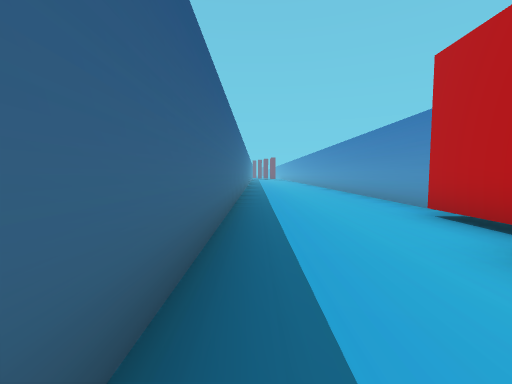
[1] (above)

14 first-person views from a walk through a Unity game level. The camera is 1.4 m above the floor, tilts 4° down and sees 90° across. The floor is counted in squares, 2 m on a side. Each view is taken from the middle of a square. On the plan, view 1 faces up. The plan holds only what a view shows up to about 9 squares ahead; the rest is blank. The place goes on beyond the plan. The player character is not drawn.

[2]
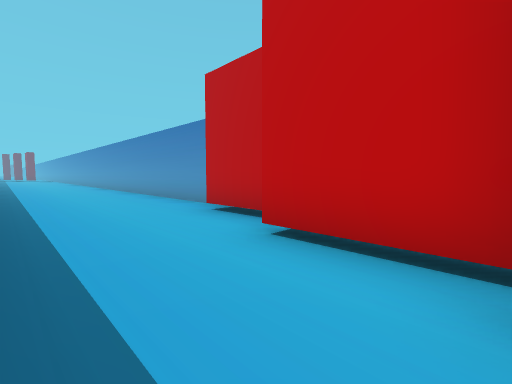

[3]
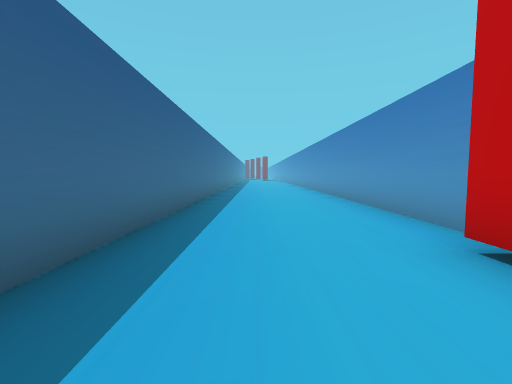

[4]
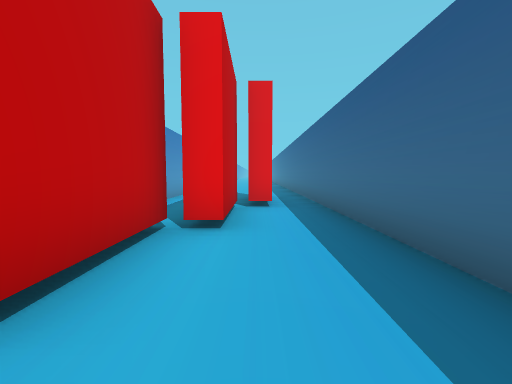

[5]
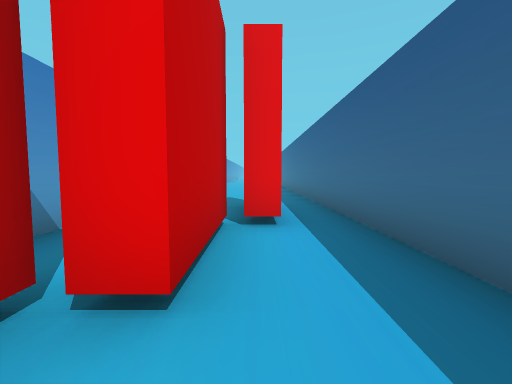

[6]
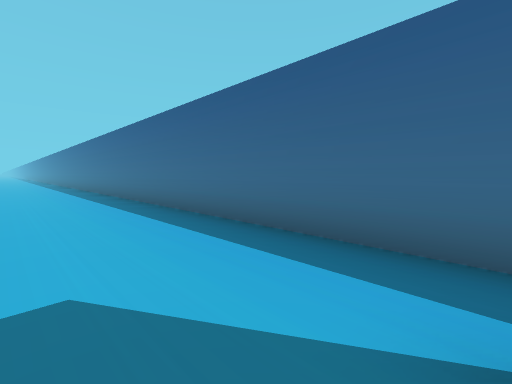

[7]
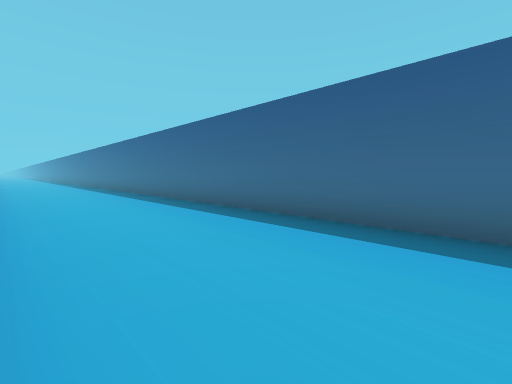

[8]
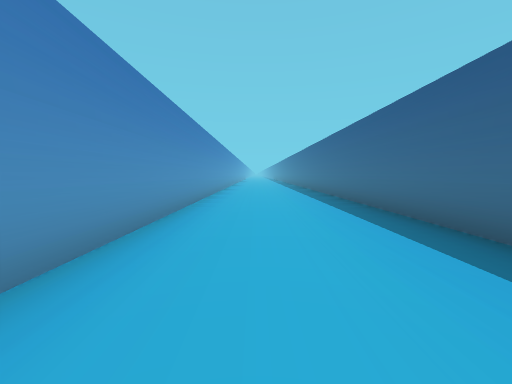

[9]
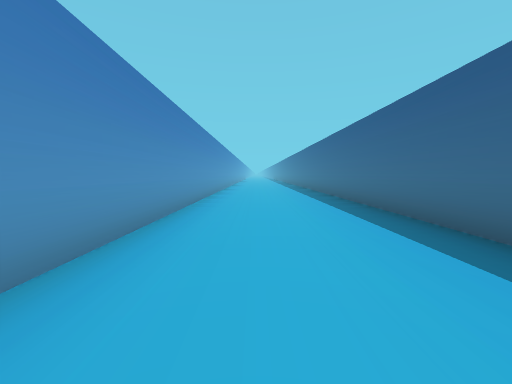

[10]
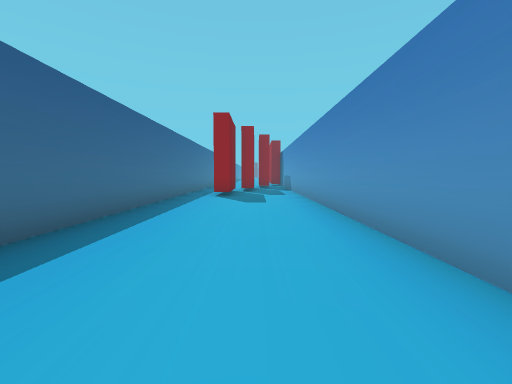

[11]
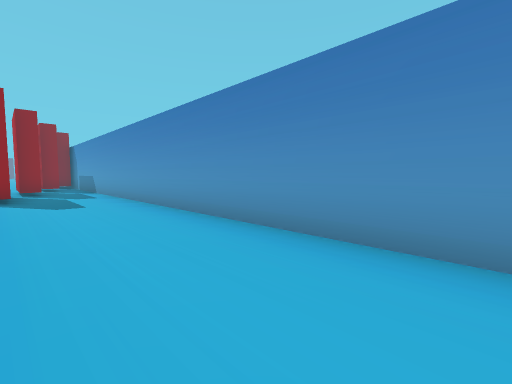

[12]
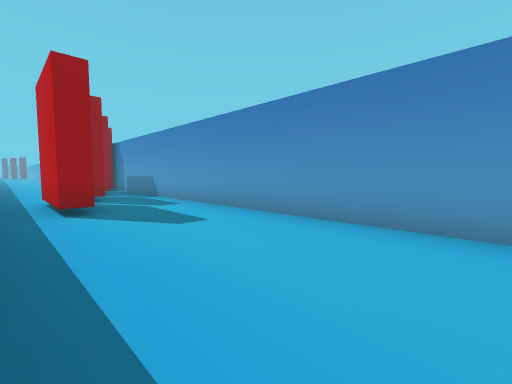

[13]
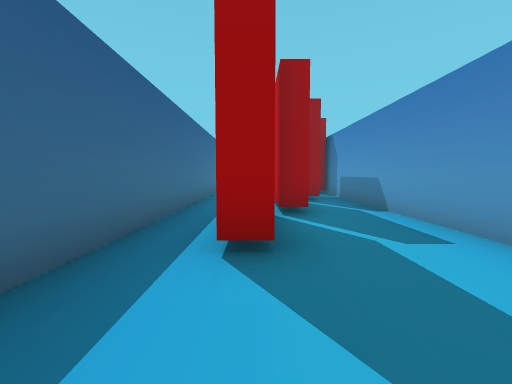

[14]
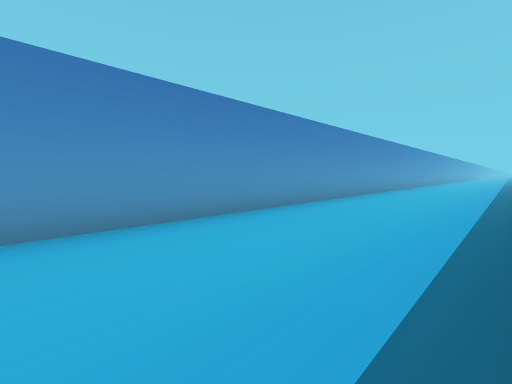

### Floor plan
Points are (right, up) in squares from view 1. A wall is a line through its corners. A room is listed if a view was taken in it or the views show most of it. See-through windows are left out.
Room 1 (views 1, 2, 3, 4, 5)
walls: (2.9, 2.8) (2.9, 4.4); (3.5, 5) (3.5, 9.5); (3.5, 0.1) (3.5, 2.1); (-0.5, 9.5) (-0.5, -2.5); (0.7, -2.4) (1.4, -2.4); (1.4, -2.6) (1.4, -0.2) (2.2, -0.2) (2.2, 2.1)
ways out: opening at (0, -3) to room 2
Room 2 (views 6, 7, 8, 9, 10, 11, 12, 13, 14)
walls: (1.2, -4.8) (0.7, -4.8) (0.7, -2.4); (3.5, -22.5) (3.5, 0.1); (2, -2.6) (1.4, -2.6); (-0.5, -2.5) (-0.5, -22.5)
ways out: opening at (0, -3) to room 1

Where each view was taken, in squares from view 1:
view 1: 0 up, 0 right, facing up
view 2: 0 up, 0 right, facing up-right
view 3: 2 up, 1 right, facing up
view 4: 3 up, 1 right, facing down
view 5: 1 up, 1 right, facing down
view 6: 5 down, 2 right, facing down-left
view 7: 9 down, 3 right, facing down-left
view 8: 13 down, 2 right, facing down
view 9: 15 down, 2 right, facing down
view 10: 13 down, 2 right, facing up
view 11: 13 down, 1 right, facing up-right
view 12: 10 down, 0 right, facing up-right
view 13: 7 down, 1 right, facing up
view 14: 12 down, 0 right, facing down-right
